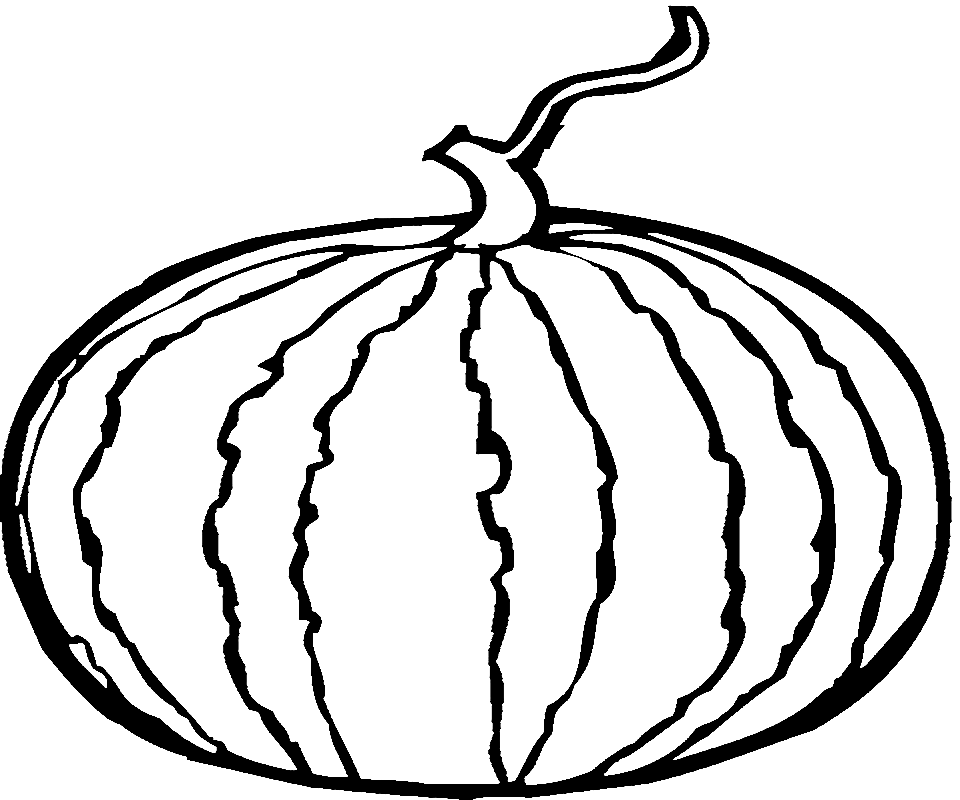
#> input picture Paint_code/xigua/xigua_original.png, 960 x 800 px
$ python xigua_example.py
#> lines starting #> are read from the running program, lines starting #| are printed output that depends on the picture; after the words box and inside, x2 and y2 are one past the last pixel; in counts of white or black regions, pixels touching at a corner belong together
import cv2
import numpy as np

# 读取图像
image = cv2.imread('xigua_original.png')  # 替换为你的图像路径
#> image is the input picture: shape (800, 960, 3); min 0, max 255, mean 218

# 将图像转换为灰度
gray = cv2.cvtColor(image, cv2.COLOR_BGR2GRAY)

# 使用自适应阈值处理灰度图像
thresh = cv2.adaptiveThreshold(gray, 255, cv2.ADAPTIVE_THRESH_GAUSSIAN_C, cv2.THRESH_BINARY, 11, 2)
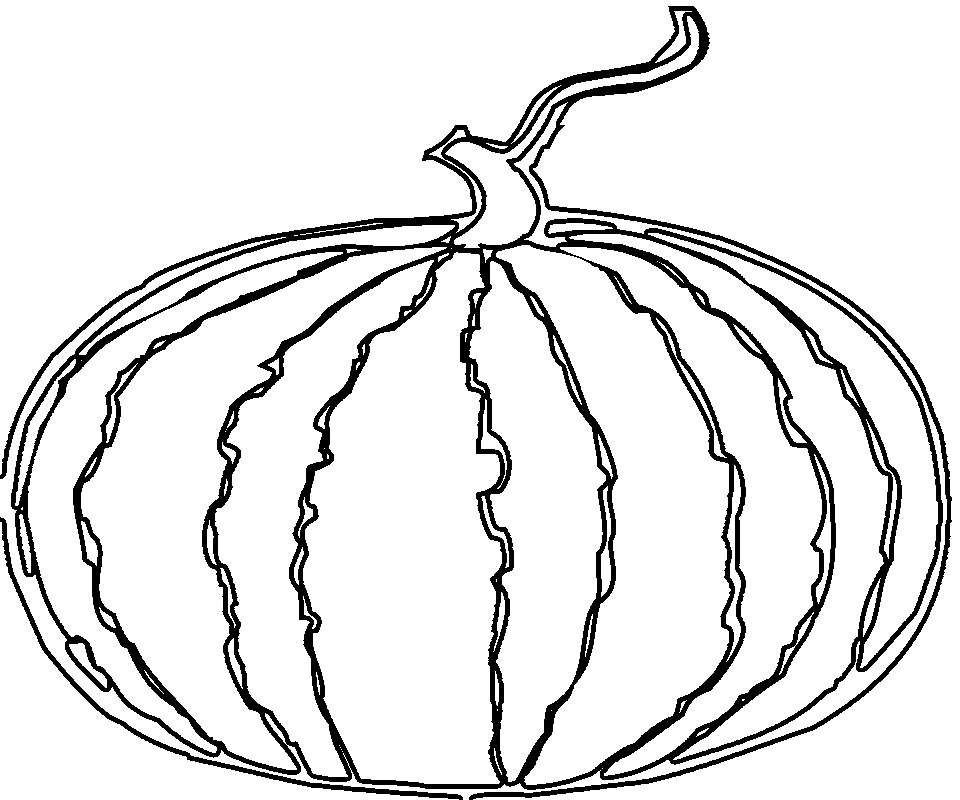
#> thresh: shape (800, 960); 89.4% white; 2 black regions

# 找到边缘的轮廓
contours, _ = cv2.findContours(thresh, cv2.RETR_EXTERNAL, cv2.CHAIN_APPROX_SIMPLE)
#> contours = 99 contours, 36 with area under 20; largest, box (x1, y1, x2, y2) and area: (0, 0, 960, 800) 267032, (303, 252, 502, 784) 73688, (496, 245, 731, 785) 55455, (81, 247, 447, 770) 50433, (469, 261, 606, 782) 36322

# 创建一个与输入图像相同大小的空白图像，初始化为黑色
result_image = np.zeros_like(image)

# 在空白图像上绘制最外一层轮廓，黑色部分不变
cv2.drawContours(result_image, contours, -1, (255, 255, 255), thickness=cv2.FILLED)
#> result_image: shape (800, 960, 3); 89.4% white; 2 black regions, box (x1, y1, x2, y2) and area: (0, 6, 952, 800) 78476, (0, 517, 463, 800) 2914

# 通过逻辑条件索引将最外一层轮廓内部的白色部分变成绿色
result_image[(result_image == [255, 255, 255]).all(axis=-1) & (image == [255, 255, 255]).all(axis=-1)] = [0, 255, 0]
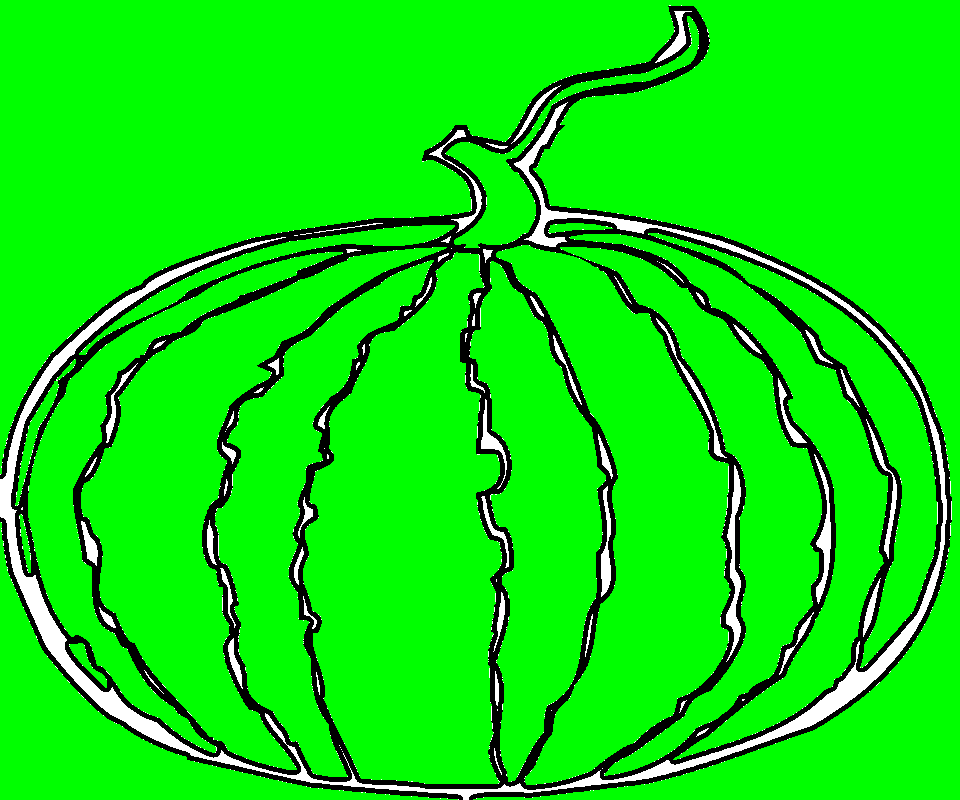
#> result_image: shape (800, 960, 3); mean of channels 0, 1, 2 10.9, 228, 10.9; drawn as B, G, R

# 显示结果
cv2.imshow('Result', result_image)
cv2.waitKey(0)
cv2.destroyAllWindows()

# 保存结果
cv2.imwrite('xigua_example.png', result_image)
